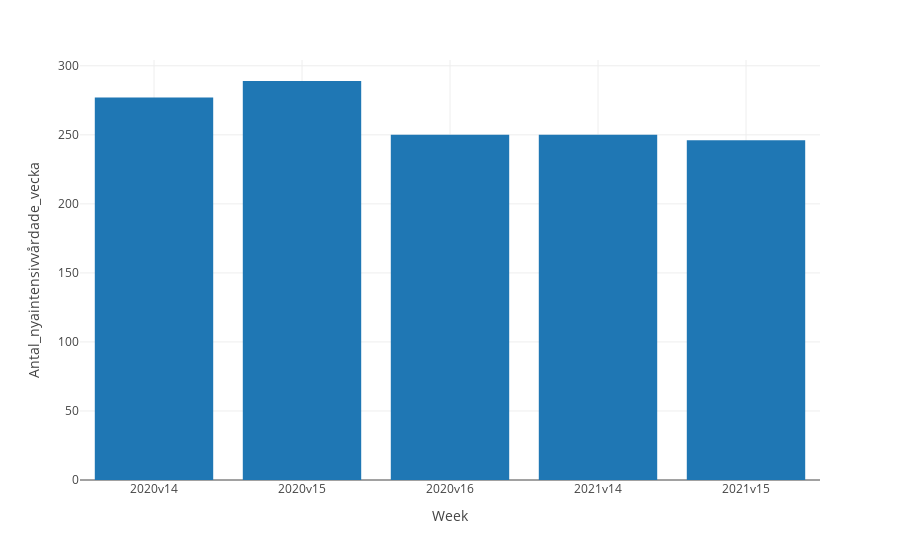

Here is the notebook cell this chart was saved with:
### Code cell
px.bar(df_top_intensive, x = "Week", y= "Antal_nyaintensivvårdade_vecka",title = "Top 5 weeks most people needed intensive care",)
#sns.barplot(df_top_deaths, x = "Week", y= "Antal_avlidna_vecka")
#px.line(, x = "Week", y= "Antal_nyaintensivvårdade_vecka")

### Figure 1 — Plotly figure (JSON) as saved in the notebook; plotly's stock layout.template omitted (floating-point values rounded to 4 significant figures)
{"data": [{"alignmentgroup": "True", "hovertemplate": "Week=%{x}<br>Antal_nyaintensivvårdade_vecka=%{y}<extra></extra>", "legendgroup": "", "marker": {"color": "#1F77B4", "pattern": {"shape": ""}}, "name": "", "offsetgroup": "", "orientation": "v", "showlegend": false, "textposition": "auto", "type": "bar", "x": ["2020v14", "2020v15", "2020v16", "2021v14", "2021v15"], "xaxis": "x", "y": [277, 289, 250, 250, 246], "yaxis": "y"}], "layout": {"barmode": "relative", "legend": {"tracegroupgap": 0}, "margin": {"t": 60}, "xaxis": {"anchor": "y", "domain": [0, 1], "title": {"text": "Week"}}, "yaxis": {"anchor": "x", "domain": [0, 1], "title": {"text": "Antal_nyaintensivvårdade_vecka"}}}}
